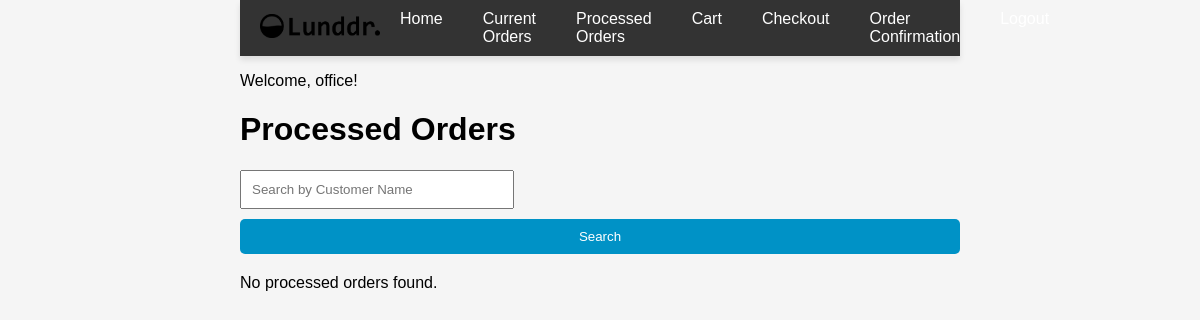
/processed-orders/ (signed in), run on an earlier commit of the app's database.
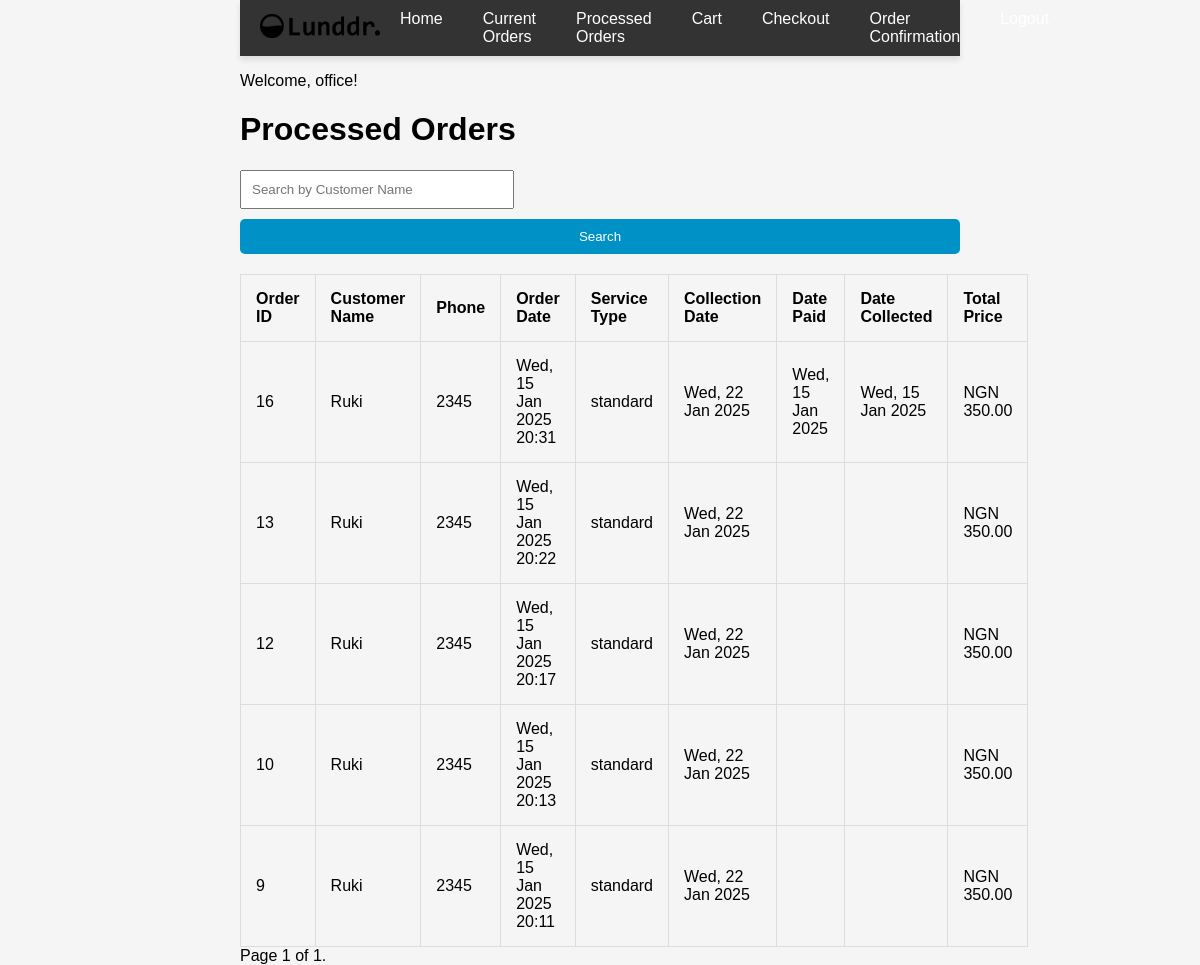
And on a later commit of the database.
### inventory/models.py (models this page shows, shortened)
class ProcessedOrder(models.Model):
    order = models.OneToOneField(Order, on_delete=models.CASCADE)
    customer_name = models.CharField(max_length=255)
    customer_phone = models.CharField(max_length=15)
    order_date = models.DateTimeField()
    payment_status = models.CharField(max_length=10, choices=[('paid', 'Paid'), ('not_paid', 'Not Paid')])
    service_type = models.CharField(max_length=10, choices=[('standard', 'Standard'), ('premium', 'Premium')])
    mode_of_service = models.CharField(max_length=10, choices=[('delivery', 'Delivery'), ('pickup', 'Pickup'), ('branch', 'Branch')])
    collection_date = models.DateTimeField(null=True, blank=True)
    date_paid = models.DateTimeField(null=True, blank=True)
    date_collected = models.DateTimeField(null=True, blank=True)
    total_price = models.DecimalField(max_digits=10, decimal_places=2)

### inventory/views.py (the view)
# urls.py: path('processed-orders/', views.processed_orders, name='processed_orders'),
@login_required
def processed_orders(request):
    search_query = request.GET.get('search', '')
    if search_query:
        processed_orders = ProcessedOrder.objects.filter(customer_name__icontains=search_query).order_by('-id')
    else:
        processed_orders = ProcessedOrder.objects.all().order_by('-id')
    paginator = Paginator(processed_orders, 10)
    page_number = request.GET.get('page')
    page_obj = paginator.get_page(page_number)
    return render(request, 'processed_orders.html', {'page_obj': page_obj})

### templates/processed_orders.html (shortened to what this page needs)
{% extends 'base.html' %}
{% block content %}
<h1>Processed Orders</h1>
<form method="GET" action="{% url 'processed_orders' %}" style="margin-bottom: 20px;">
    <input type="text" name="search" placeholder="Search by Customer Name" value="{{ request.GET.search }}" style="padding: 10px; width: 250px;">
    <button type="submit" style="padding: 10px 15px; background-color: #0092c6; color: white; border: none; border-radius: 5px; cursor: pointer;">Search</button>
</form>
{% if page_obj %}
    <table>
        <thead>
            <tr>
                <th>Order ID</th>
                <th>Customer Name</th>
                <th>Phone</th>
                <th>Order Date</th>
                <th>Service Type</th>
                <th>Collection Date</th>
                <th>Date Paid</th>
                <th>Date Collected</th>
                <th>Total Price</th>
            </tr>
        </thead>
        <tbody>
            {% for order in page_obj %}
                <tr>
                    <td>{{ order.id }}</td>
                    <td>{{ order.customer_name }}</td>
                    <td>{{ order.customer_phone }}</td>
                    <td>{{ order.order_date|date:"D, d M Y H:i" }}</td>
                    <td>{{ order.service_type }}</td>
                    <td>{{ order.collection_date|date:"D, d M Y" }}</td>
                    <td>{{ order.date_paid|date:"D, d M Y" }}</td>
                    <td>{{ order.date_collected|date:"D, d M Y" }}</td>
                    <td>NGN {{ order.total_price }}</td>
                </tr>
            {% endfor %}
        </tbody>
    </table>
    <div class="pagination">
        <span class="step-links">
            <span class="current">
                Page {{ page_obj.number }} of {{ page_obj.paginator.num_pages }}.
            </span>
        </span>
    </div>
{% else %}
    <p>No processed orders found.</p>
{% endif %}
{% endblock %}

What changed in the data, as far as the page shows it:
added ProcessedOrder: id "16", customer_name "Ruki", customer_phone "2345", order_date "Wed, 15 Jan 2025 20:31", service_type "standard", collection_date "Wed, 22 Jan 2025", date_paid "Wed, 15 Jan 2025", date_collected "Wed, 15 Jan 2025", total_price "350.00"
added ProcessedOrder: id "13", customer_name "Ruki", customer_phone "2345", order_date "Wed, 15 Jan 2025 20:22", service_type "standard", collection_date "Wed, 22 Jan 2025", total_price "350.00"
added ProcessedOrder: id "12", customer_name "Ruki", customer_phone "2345", order_date "Wed, 15 Jan 2025 20:17", service_type "standard", collection_date "Wed, 22 Jan 2025", total_price "350.00"
added ProcessedOrder: id "10", customer_name "Ruki", customer_phone "2345", order_date "Wed, 15 Jan 2025 20:13", service_type "standard", collection_date "Wed, 22 Jan 2025", total_price "350.00"
added ProcessedOrder: id "9", customer_name "Ruki", customer_phone "2345", order_date "Wed, 15 Jan 2025 20:11", service_type "standard", collection_date "Wed, 22 Jan 2025", total_price "350.00"
Also different on the page:
{{ page_obj.number }}: (not shown) → "1"
{{ page_obj.paginator.num_pages }}: (not shown) → "1"
text no longer shown: "No processed orders found."
text now shown: "Order ID Customer Name Phone Order Date Service Type Collection Date Date Paid Date Collected Total Price Page of ."
